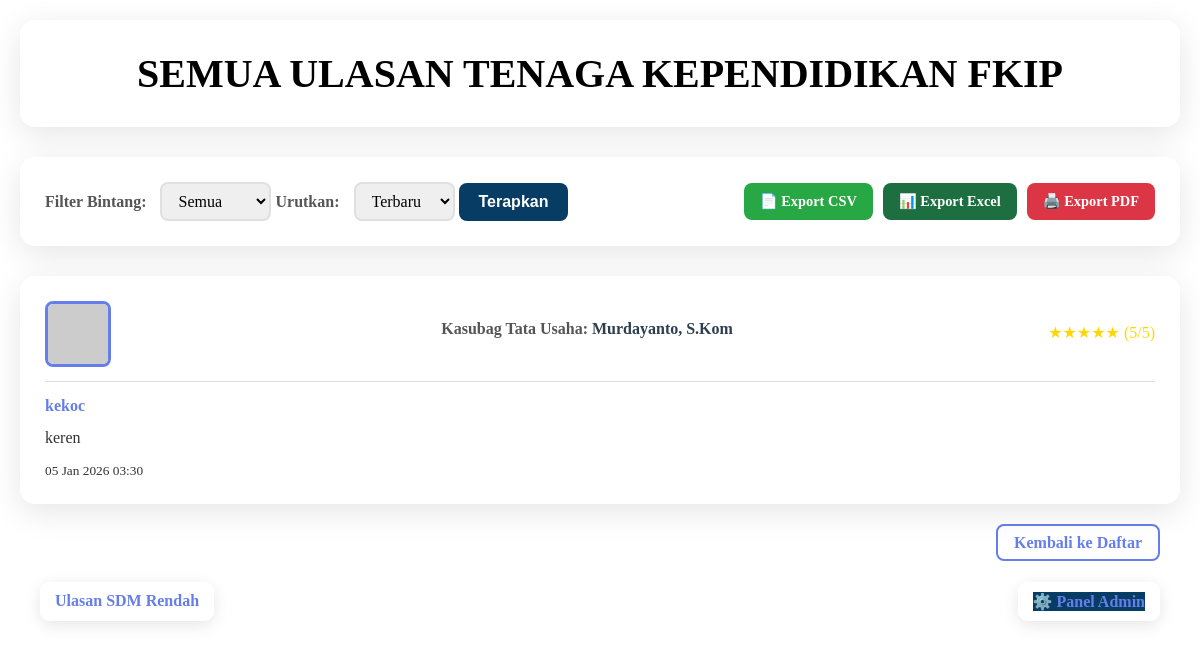
/ulasan.php, run on the app's committed database.
### tables this page shows
CREATE TABLE `ulasan` (
  `id` int(11) NOT NULL,
  `tenaga_id` int(11) NOT NULL,
  `nama_reviewer` varchar(255) NOT NULL,
  `rating` int(11) NOT NULL CHECK (`rating` >= 1 and `rating` <= 5),
  `komentar` text DEFAULT NULL,
  `tanggal` timestamp NOT NULL DEFAULT current_timestamp()
);

CREATE TABLE `tenaga_kependidikan` (
  `id` int(11) NOT NULL,
  `nama` varchar(255) NOT NULL,
  `jabatan` varchar(255) NOT NULL,
  `nik` varchar(4) NOT NULL,
  `email` varchar(255) DEFAULT NULL,
  `foto` varchar(255) DEFAULT NULL,
  `created_at` timestamp NOT NULL DEFAULT current_timestamp()
);

### ulasan.php (the view, shortened to what this page needs)
<?php
include 'config.php';
    ?>
    <?php
$sort = isset($_GET['sort']) ? $_GET['sort'] : 'newest';
$where_clause = "";
$order_clause = "";
switch ($sort) {
    case 'newest':
    default:
        $order_clause = "ORDER BY u.tanggal DESC";
        break;
}
$query = "
    SELECT u.*, tk.nama as staff_name, tk.jabatan as staff_position, tk.foto
    FROM ulasan u
    JOIN tenaga_kependidikan tk ON u.tenaga_id = tk.id
    $where_clause
    $order_clause
";
$result = $conn->query($query);
function displayStars($rating) {
    $stars = '';
    for ($i = 1; $i <= 5; $i++) {
        $stars .= ($i <= $rating) ? '★' : '☆';
    }
    return $stars;
}
?>
<!DOCTYPE html>
<html lang="id">
<head>
    <link rel="stylesheet" href="style.css">
</head>
<body>
    <div class="header">
        <h1>SEMUA ULASAN TENAGA KEPENDIDIKAN FKIP</h1>
    </div>
    <div class="filters">
        <form method="GET" action="ulasan.php">
            <label for="rating">Filter Bintang:</label>
            <select name="rating" id="rating">
                <option value="">Semua</option>
            </select>
            <label for="sort">Urutkan:</label>
            <select name="sort" id="sort">
                <option value="newest" <?php if ($sort == 'newest') echo 'selected'; ?>>Terbaru</option>
            </select>
            <button type="submit">Terapkan</button>
        </form>
        <div class="export-buttons">
            <a href="ulasan.php?export=csv" class="export-btn export-csv">📄 Export CSV</a>
            <a href="ulasan.php?export=excel" class="export-btn export-excel">📊 Export Excel</a>
            <a href="ulasan.php?export=pdf" class="export-btn export-pdf">🖨️ Export PDF</a>
        </div>
    </div>
    <div class="reviews-container">
        <?php if ($result->num_rows > 0): ?>
            <?php while ($review = $result->fetch_assoc()): ?>
                <div class="review-card">
                    <div class="review-header">
                        <div class="staff-avatar">
                            <img src="<?php echo htmlspecialchars($review['foto'] ?? 'https://via.placeholder.com/60x60?text=Avatar'); ?>" alt="Staff Avatar">
                        </div>
                        <div class="staff-info">
                            <strong><?php echo htmlspecialchars($review['staff_position']); ?>:</strong> <?php echo htmlspecialchars($review['staff_name']); ?>
                        </div>
                        <div class="review-rating"><?php echo displayStars($review['rating']); ?> (<?php echo $review['rating']; ?>/5)</div>
                    </div>
                    <div class="review-author"><?php echo htmlspecialchars($review['nama_reviewer']); ?></div>
                    <div class="review-comment"><?php echo htmlspecialchars($review['komentar']); ?></div>
                    <small><?php echo date('d M Y H:i', strtotime($review['tanggal'])); ?></small>
                </div>
            <?php endwhile; ?>
        <?php else: ?>
            <p>Tidak ada ulasan yang sesuai dengan filter.</p>
        <?php endif; ?>
    </div>
    <div class="back-link-container">
        <a href="dashboard.php" class="back-link">Kembali ke Daftar</a>
    </div>
    <div class="bottom-links">
        <div class="link-box">
            <a href="sdmrendah.php" class="sdm-link">Ulasan SDM Rendah</a>
        </div>
        <div class="link-box">
            <a href="panel.php" class="sdm-link" style="background-color: #073c64;">⚙️ Panel Admin</a>
        </div>
    </div>
</body>
</html>

### style.css (style rules this page uses)
body { font-family: 'Segoe UI', Tahoma, Geneva, Verdana, sans-serif; max-width: 1200px; margin: 0 auto; padding: 20px; background: linear-gradient(135deg, #ffffff 0%, #ffffff 100%); min-height: 100vh; color: #333; }
.header { text-align: center; background: rgba(255, 255, 255, 0.95); color: #333; padding: 30px; border-radius: 15px; margin-bottom: 30px; box-shadow: 0 8px 32px rgba(0, 0, 0, 0.1); backdrop-filter: blur(10px); position: relative; }
.header h1 { margin: 0; font-size: 2.5em; font-weight: 700; background: linear-gradient(135deg, #000000 0%, #000000 100%); -webkit-background-clip: text; -webkit-text-fill-color: transparent; background-clip: text; }
.staff-info { color: #555; margin-bottom: 15px; line-height: 1.6; }
.staff-info strong { color: #555; }
.review-author { font-weight: 600; color: #667eea; margin-bottom: 5px; }
.review-rating { color: #ffd700; margin-bottom: 8px; font-weight: 500; }
.back-link { color: #667eea; text-decoration: none; font-weight: 600; padding: 8px 16px; border: 2px solid #667eea; border-radius: 8px; transition: background-color 0.3s ease, color 0.3s ease; }
.filters { background: rgba(255, 255, 255, 0.95); border-radius: 15px; padding: 25px; margin-bottom: 30px; box-shadow: 0 8px 32px rgba(0, 0, 0, 0.1); backdrop-filter: blur(10px); display: flex; gap: 20px; align-items: center; flex-wrap: wrap; }
.filters label { font-weight: 600; color: #555; margin-right: 10px; }
.filters select { padding: 8px 12px; border: 2px solid #e0e0e0; border-radius: 8px; font-size: 1em; font-family: inherit; transition: border-color 0.3s ease; }
.filters button { background-color: #073c64; color: white; border: none; padding: 10px 20px; border-radius: 8px; font-size: 1em; font-weight: 600; cursor: pointer; transition: transform 0.2s ease, box-shadow 0.2s ease; }
.reviews-container { display: grid; gap: 20px; }
.review-card { background: rgba(255, 255, 255, 0.95); border-radius: 15px; padding: 25px; box-shadow: 0 8px 32px rgba(0, 0, 0, 0.1); backdrop-filter: blur(10px); transition: transform 0.3s ease, box-shadow 0.3s ease; }
.review-header { display: flex; justify-content: space-between; align-items: center; margin-bottom: 15px; border-bottom: 1px solid #e0e0e0; padding-bottom: 10px; }
.staff-avatar { margin-right: 15px; }
.staff-avatar img { width: 60px; height: 60px; border-radius: 8px; border: 3px solid #667eea; object-fit: cover; }
.staff-info { font-weight: 600; color: #2c3e50; }
.review-author { font-weight: 600; color: #667eea; margin-bottom: 10px; }
.review-comment { margin-bottom: 10px; line-height: 1.6; }
.bottom-links { display: flex; justify-content: space-between; margin-top: 30px; padding: 0 20px; }
.link-box { background: rgba(255, 255, 255, 0.95); border-radius: 10px; padding: 10px 15px; box-shadow: 0 4px 16px rgba(0, 0, 0, 0.1); backdrop-filter: blur(10px); transition: transform 0.3s ease, box-shadow 0.3s ease; }
.link-box a { color: #667eea; text-decoration: none; font-weight: 600; display: block; text-align: center; }
.back-link-container { text-align: right; margin-top: 30px; padding: 0 20px; }
.export-buttons { display: flex; gap: 12px; flex-wrap: wrap; }
.export-btn { display: inline-flex; align-items: center; gap: 8px; padding: 12px 24px; border-radius: 10px; font-size: 0.95em; font-weight: 600; cursor: pointer; transition: all 0.3s ease; text-decoration: none; border: none; font-family: inherit; }

### ulasan.php (style rules this page uses)
body { font-family: 'Times New Roman', Times, serif !important; }
.header h1 { font-family: 'Times New Roman', Times, serif !important; }
.export-buttons { display: flex; gap: 10px; margin-left: auto; }
.export-btn { display: inline-block; padding: 10px 16px; border-radius: 8px; text-decoration: none; font-weight: 600; font-size: 0.9em; transition: transform 0.2s, box-shadow 0.2s; }
.export-excel { background: #1d6f42; color: white; }
.export-pdf { background: #dc3545; color: white; }
.export-csv { background: #28a745; color: white; }

### data on the page
ulasan: tenaga.jabatan "Kasubag Tata Usaha", tenaga.nama "Murdayanto, S.Kom", rating "★★★★★", rating "5", nama_reviewer "kekoc", komentar "keren", tanggal "05 Jan 2026 03:30"
